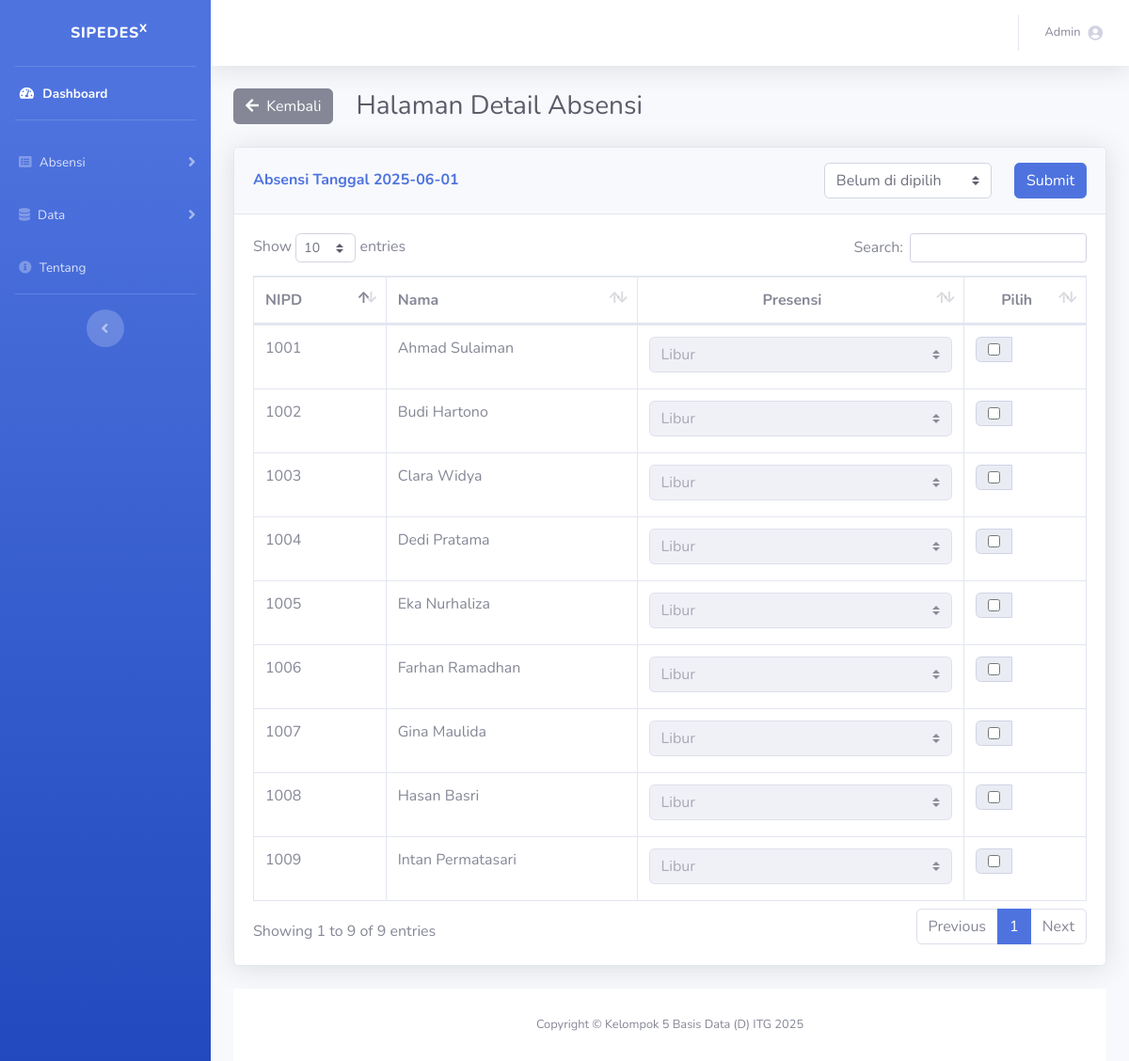
The app's page /lihat_detail_absensi.php?tanggal_absensi=2025-06-01&filter_bulan_absensi=06-2025 (signed in) with its own data.
### tables this page shows
CREATE TABLE `presensi` (
  `id_presensi` int NOT NULL,
  `nipd` int NOT NULL,
  `tanggal` date NOT NULL,
  `kode_status` int DEFAULT NULL
);

CREATE TABLE `pegawai` (
  `nipd` int NOT NULL,
  `nama_lengkap` varchar(50) NOT NULL,
  `email` varchar(25) NOT NULL,
  `status_pegawai` enum('aktif','tidak aktif') NOT NULL DEFAULT 'aktif'
);

### lihat_detail_absensi.php (the view, shortened to what this page needs)
<!DOCTYPE html>
<html lang="en">
<head>
  <link href="vendor/fontawesome-free/css/all.min.css" rel="stylesheet" type="text/css">
  <link href="css/sb-admin-2.min.css" rel="stylesheet">
   <link href="vendor/datatables/dataTables.bootstrap4.min.css" rel="stylesheet">
</head>
<body id="page-top">
  <div id="wrapper">
    <ul class="navbar-nav bg-gradient-primary sidebar sidebar-dark accordion" id="accordionSidebar">
      <a class="sidebar-brand d-flex align-items-center justify-content-center" href="index.php">
        <div class="sidebar-brand-text mx-3">SIPEDES<sup>X</sup></div>
      </a>
      <hr class="sidebar-divider my-0">
      <li class="nav-item active">
        <a class="nav-link ml-1" href="index.php">
          <i class="fas fa-fw fa-tachometer-alt"></i>
          <span>Dashboard</span></a>
      </li>
      <hr class="sidebar-divider">
      <li class="nav-item">
        <a class="nav-link collapsed ml-1" href="#" data-toggle="collapse" data-target="#collapseTwo" aria-expanded="true" aria-controls="collapseTwo">
          <i class="fas fa-list-alt"></i>
          <span>Absensi</span>
        </a>
      </li>
      <li class="nav-item">
        <a class="nav-link collapsed ml-1" href="#" data-toggle="collapse" data-target="#collapseThree" aria-expanded="true" aria-controls="collapseThree">
          <i class="fas fa-database"></i>
          <span>Data</span>
        </a>
      </li>
      <li class="nav-item">
        <a class="nav-link ml-1" href="about.php">
          <i class="fas fa-info-circle"></i>
          <span class="">Tentang</span></a>
      </li>
      <hr class="sidebar-divider d-none d-md-block">
      <div class="text-center d-none d-md-inline">
        <button class="rounded-circle border-0" id="sidebarToggle"></button>
      </div>
    </ul>
    <div id="content-wrapper" class="d-flex flex-column">
      <div id="content">
        <nav class="navbar navbar-expand navbar-light bg-white topbar mb-4 static-top shadow">
          <ul class="navbar-nav ml-auto">
            <li class="nav-item dropdown no-arrow">
              <a class="nav-link dropdown-toggle" href="#" id="userDropdown" role="button" data-toggle="dropdown" aria-haspopup="true" aria-expanded="false">
                <span class="mr-2 d-none d-lg-inline text-gray-600 small">Admin</span>
                <i class="fas fa-user-circle"></i>
              </a>
            </li>
          </ul>
        </nav>
            <?php
            include 'config.php';
            $tanggal_absensi = $_GET['tanggal_absensi'];
            $query = "SELECT * FROM presensi INNER JOIN pegawai ON pegawai.nipd = presensi.nipd WHERE tanggal = '$tanggal_absensi'";
            $presensi = mysqli_query($conn, $query);
            ?>
            <div class="container-fluid">
            <div class="d-sm-flex align-items-center justify-content-left mb-4">
                <div>
                  <a href="absensi.php?filter_bulan_absensi=<?= $_GET['filter_bulan_absensi'] ?>" class="btn btn-secondary"><i class="fas fa-arrow-left mr-1"></i> Kembali</a>
                </div>
                <h1 class="h3 ml-4 mb-0 text-gray-800">Halaman Detail Absensi</h1>
              </div>
                <form action="proses_update_absen.php" method="POST">
                <div class="row">
                  <div class="col-lg-12">
                    <div class="card shadow mb-4">
                    <div class="card-header py-3 d-flex align-items-center justify-content-between">
                      <h6 class="m-0 font-weight-bold text-primary">Absensi Tanggal <?= $tanggal_absensi ?></h6>
                      <div class="row">
                        <div class="col-lg-8 col-md-10">
                            <select class="custom-select" name="multi_presensi" id="">
                                <option selected>Belum di dipilih</option>
                              </select>
                        </div>
                        <div class="col-lg-2 col-md-6">
                          <button class="btn btn-primary">Submit</button>
                        </div>
                      </div>
                    </div>
                    <div class="card-body">
                      <div class="table-responsive">
                      <table class="table table-bordered" id="dataTable" width="100%" cellspacing="0">
                        <thead>
                          <tr>
                            <th class="text-left" >NIPD</th>
                            <th class="text-left">Nama</th>
                            <th class="text-center">Presensi</th>
                            <th class="text-center">Pilih</th>
                          </tr>
                        </thead>
                        <tbody>
                        <?php $i = 1; ?>
                        <?php foreach($presensi as $data) { ?>
                          <tr>
                            <td><?= $data['nipd'] ?></td>
                            <td><?= $data['nama_lengkap'] ?></td>
                            <td>
                            <div class="input-group m-0 p-0">
                              <select class="custom-select" name="single_presensi" id="" disabled>
                              <option value="1" <?= ($data['kode_status'] ?? '') == '1' ? 'selected' : '' ?> >Libur</option>
                              </select>
                            </div>
                            </td>
                            <td class="text-center">
                            <div class="input-group mb-3">
                                <div class="input-group-prepend">
                                  <div class="input-group-text">
                                  <input type="checkbox" name="<?php echo 'presensi_pegawai_'.$i ?>">
                                  </div>
                                </div>
                              </div>
                            </td>
                          </tr>
                          <?php $i++ ?>
                          <?php } ?>
                      </tbody>
                    </table>
              </div>
              </form>
      </div>
    </div>
          </div>
        </div>
      <footer class="sticky-footer bg-white">
        <div class="container my-auto">
          <div class="copyright text-center my-auto">
            <span>Copyright &copy; Kelompok 5 Basis Data (D) ITG 2025</span>
          </div>
        </div>
      </footer>
</body>
</html>

### records on screen
presensi: nipd.nipd "1001", nipd.nama_lengkap "Ahmad Sulaiman", single_presensi "Libur"
presensi: nipd.nipd "1002", nipd.nama_lengkap "Budi Hartono", single_presensi "Libur"
presensi: nipd.nipd "1003", nipd.nama_lengkap "Clara Widya", single_presensi "Libur"
presensi: nipd.nipd "1004", nipd.nama_lengkap "Dedi Pratama", single_presensi "Libur"
presensi: nipd.nipd "1005", nipd.nama_lengkap "Eka Nurhaliza", single_presensi "Libur"
presensi: nipd.nipd "1006", nipd.nama_lengkap "Farhan Ramadhan", single_presensi "Libur"
presensi: nipd.nipd "1007", nipd.nama_lengkap "Gina Maulida", single_presensi "Libur"
presensi: nipd.nipd "1008", nipd.nama_lengkap "Hasan Basri", single_presensi "Libur"
presensi: nipd.nipd "1009", nipd.nama_lengkap "Intan Permatasari", single_presensi "Libur"

### other values on screen
$tanggal_absensi "2025-06-01"
